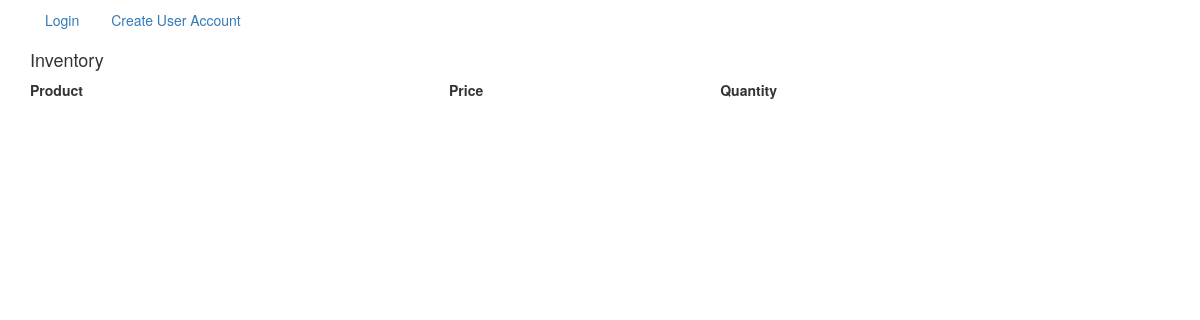
Before: / with the older database file.
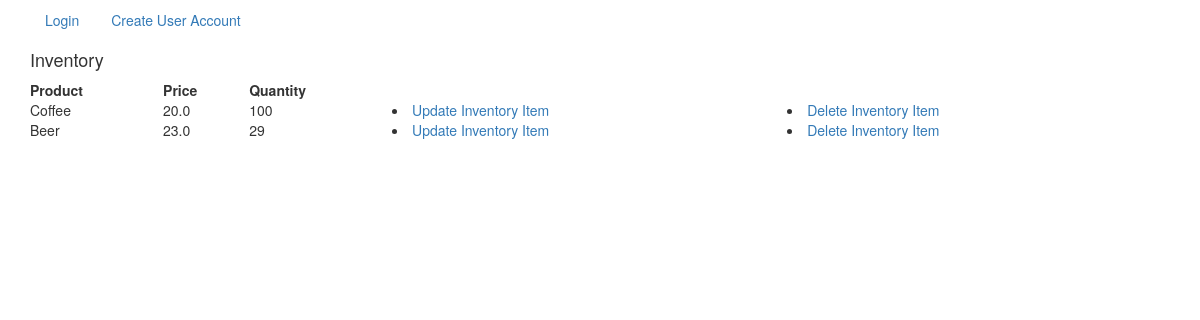
After: the same page with the newer database file.
### app/models.py (models this page shows)
class InventoryItem(models.Model):
    name = models.CharField(max_length=40, unique=True)
    price = models.FloatField()
    quantity = models.IntegerField()

### app/views.py (the view)
# urls.py: url(r'^$', InventoryListView.as_view(), name="inventory_list_view"),
class InventoryListView(ListView):
    model = InventoryItem

### templates/app/inventoryitem_list.html
{% extends 'base.html' %}
{% block content %}
<div class="container">
  <h4>Inventory</h4>
<table style="width:100%">
  <tr>
    <th>Product</th>
    <th>Price</th>
    <th>Quantity</th>
  </tr>
  {% for item in object_list %}
  <tr>
    <td>{{item.name}}</td>
    <td>{{item.price}}</td>
    <td>{{item.quantity}}</td>
    <td> <li role="presentation"><a href="{% url 'inventory_update_view' item.id %}">Update Inventory Item</a></li></td>
      <td>  <li role="presentation"><a href="{% url 'inventory_delete_view' item.id %}">Delete Inventory Item</a></li></td>
  </tr>
  {% endfor %}
</table>
</div>
{% endblock %}

Changed rows visible on the page:
added InventoryItem: name "Coffee", price "20.0", quantity "100"
added InventoryItem: name "Beer", price "23.0", quantity "29"
